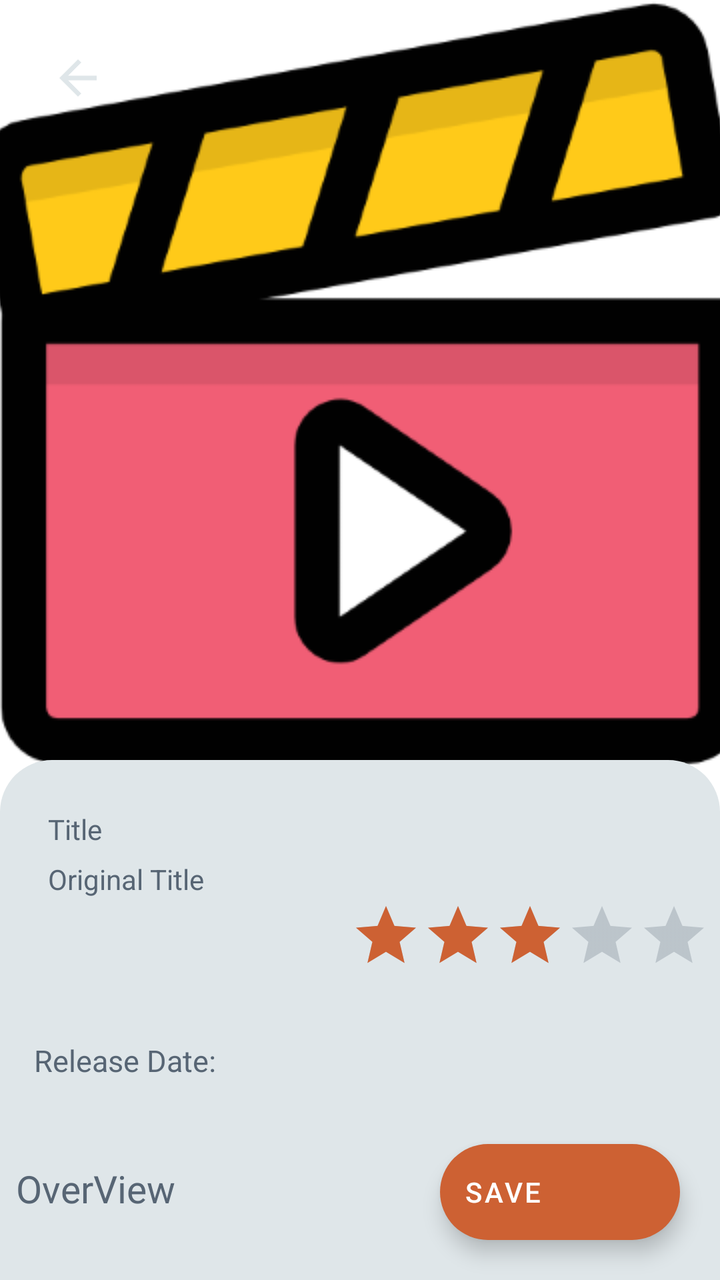
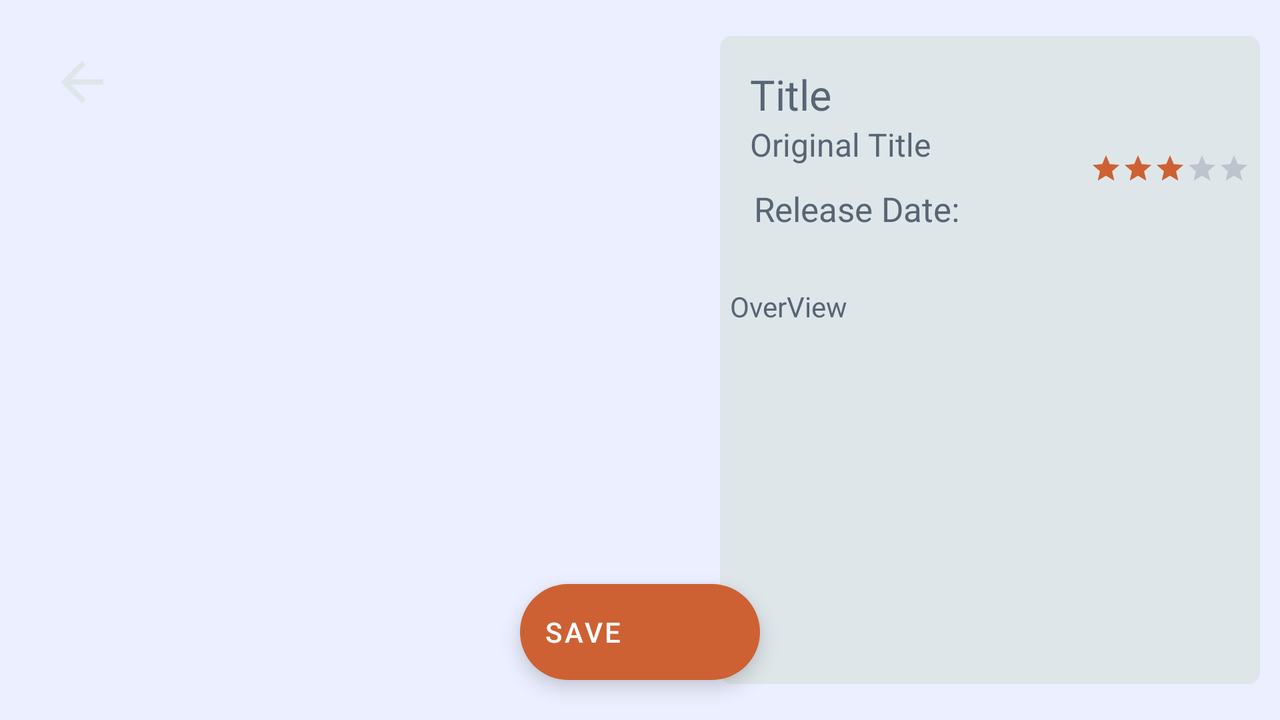

The same Android screen from two of the app's own layout files: first res/layout/ as a phone draws it, then the repository's variant for another configuration, drawn on a device whose configuration selects that folder. Both files follow.
<!-- AndroidManifest.xml: application theme Theme.MovieApp -->
<!-- res/layout/movie_detail_fragment.xml -->
<?xml version="1.0" encoding="utf-8"?>
<androidx.constraintlayout.motion.widget.MotionLayout xmlns:android="http://schemas.android.com/apk/res/android"
    xmlns:app="http://schemas.android.com/apk/res-auto"
    android:layout_width="match_parent"
    android:layout_height="match_parent"
    app:layoutDescription="@xml/movie_detail_fragment_scene">

    <androidx.appcompat.widget.AppCompatImageView
        android:id="@+id/ivPoster"
        android:layout_width="match_parent"
        android:layout_height="0dp"
        android:scaleType="centerCrop"
        android:src="@mipmap/logo"
        app:layout_constraintHeight_percent="0.6"
        app:layout_constraintStart_toStartOf="parent"
        app:layout_constraintTop_toTopOf="parent" />

    <androidx.appcompat.widget.AppCompatImageButton
        android:id="@+id/ibBack"
        android:layout_width="48dp"
        android:layout_height="48dp"
        android:layout_margin="15dp"
        android:backgroundTint="@android:color/transparent"
        android:scaleType="centerCrop"
        android:src="@drawable/back_arrow"
        app:layout_constraintStart_toStartOf="parent"
        app:layout_constraintTop_toTopOf="parent" />

    <Space
        android:id="@+id/spacer"
        android:layout_width="0dp"
        android:layout_height="wrap_content"
        android:layout_marginTop="380dp"
        app:layout_constraintEnd_toEndOf="parent"
        app:layout_constraintStart_toStartOf="parent"
        app:layout_constraintTop_toTopOf="parent" />

    <View
        android:id="@+id/view"
        android:layout_width="match_parent"
        android:layout_height="0dp"
        android:background="@drawable/detail_view_radius"
        app:layout_constraintBottom_toBottomOf="parent"
        app:layout_constraintTop_toBottomOf="@id/spacer" />

    <androidx.appcompat.widget.AppCompatTextView
        android:id="@+id/tvTitle"
        android:layout_width="match_parent"
        android:layout_height="90dp"
        android:layout_margin="25dp"
        android:fontFamily="@font/rubik_semi_bold"
        android:gravity="center"
        android:text="@string/title"
        android:textColor="?attr/colorPrimaryVariant"
        app:autoSizeMaxTextSize="18sp"
        app:autoSizeMinTextSize="13sp"
        app:autoSizeStepGranularity="1sp"
        app:autoSizeTextType="uniform"
        app:layout_constraintEnd_toEndOf="parent"
        app:layout_constraintStart_toStartOf="@id/view"
        app:layout_constraintTop_toTopOf="@id/view" />

    <androidx.appcompat.widget.AppCompatTextView
        android:id="@+id/tvOriginalTitle"
        android:layout_width="match_parent"
        android:layout_height="70dp"
        android:text="@string/original_title"
        android:textColor="?attr/colorPrimaryVariant"
        app:autoSizeMaxTextSize="17sp"
        app:autoSizeMinTextSize="11sp"
        app:autoSizeStepGranularity="1sp"
        app:autoSizeTextType="uniform"
        app:layout_constraintEnd_toEndOf="@id/tvTitle"
        app:layout_constraintStart_toStartOf="@id/tvTitle"
        app:layout_constraintTop_toBottomOf="@id/tvTitle" />

    <androidx.appcompat.widget.AppCompatTextView
        android:id="@+id/tvReleaseDate"
        android:layout_width="wrap_content"
        android:layout_height="wrap_content"
        android:layout_marginStart="17dp"
        android:layout_marginTop="140dp"
        android:text="@string/release_date"
        android:textColor="?attr/colorPrimaryVariant"
        android:textSize="15sp"
        app:layout_constraintStart_toStartOf="@id/view"
        app:layout_constraintTop_toTopOf="@id/view" />

    <androidx.appcompat.widget.AppCompatRatingBar
        android:id="@+id/rbMovieRating"
        style="?attr/ratingBarStyleIndicator"
        android:layout_width="0dp"
        android:layout_height="wrap_content"
        android:layout_marginTop="80dp"
        android:layout_marginEnd="5dp"
        android:isIndicator="true"
        android:progressBackgroundTint="@color/gray"
        android:progressTint="@color/orange"
        android:rating="3.0"
        app:layout_constraintEnd_toEndOf="@id/view"
        app:layout_constraintTop_toTopOf="@id/view" />

    <androidx.appcompat.widget.AppCompatTextView
        android:id="@+id/tvRating"
        android:layout_width="wrap_content"
        android:layout_height="wrap_content"
        android:fontFamily="@font/rubik_semi_bold"
        android:textColor="?attr/colorPrimaryVariant"
        android:textSize="16sp"
        app:layout_constraintEnd_toEndOf="@id/rbMovieRating"
        app:layout_constraintStart_toStartOf="@id/rbMovieRating"
        app:layout_constraintTop_toBottomOf="@id/rbMovieRating" />

    <androidx.recyclerview.widget.RecyclerView
        android:id="@+id/rvGenres"
        android:layout_width="match_parent"
        android:layout_height="0dp"
        android:layout_marginTop="8dp"
        android:padding="5dp"
        app:layout_constraintStart_toStartOf="parent"
        app:layout_constraintTop_toBottomOf="@id/tvReleaseDate" />

    <androidx.appcompat.widget.AppCompatTextView
        android:id="@+id/tvOverview"
        android:layout_width="match_parent"
        android:layout_height="120dp"
        android:layout_marginTop="15dp"
        android:fontFamily="@font/rubik_semi_bold"
        android:padding="8dp"
        android:text="@string/overview"
        android:textColor="?attr/colorPrimaryVariant"
        app:autoSizeMaxTextSize="19dp"
        app:autoSizeMinTextSize="13sp"
        app:autoSizeStepGranularity="2sp"
        app:autoSizeTextType="uniform"
        app:layout_constraintTop_toBottomOf="@id/rvGenres" />

    <androidx.appcompat.widget.AppCompatImageView
        android:id="@+id/ivCover"
        android:layout_width="match_parent"
        android:layout_height="0dp"
        android:padding="8dp"
        app:layout_constraintHeight_percent="0.4"
        app:layout_constraintTop_toBottomOf="@id/tvOverview" />

    <com.google.android.material.floatingactionbutton.ExtendedFloatingActionButton
        android:id="@+id/fabSave"
        android:layout_width="wrap_content"
        android:layout_height="wrap_content"
        android:layout_margin="20dp"
        android:focusableInTouchMode="false"
        android:text="@string/save"
        android:textColor="@color/white"
        app:backgroundTint="@color/orange"
        app:icon="@drawable/ic_add"
        app:iconTint="@color/white"
        app:layout_constraintBottom_toBottomOf="parent"
        app:layout_constraintEnd_toEndOf="parent" />


</androidx.constraintlayout.motion.widget.MotionLayout>
<!-- resources referenced by this layout -->
<resources>
  <color name="gray">#576574</color>
  <color name="orange">#cd6133</color>
  <color name="white">#FFFFFFFF</color>
  <!-- drawable back_arrow (drawable) -->
  <vector xmlns:android="http://schemas.android.com/apk/res/android"
      android:width="24dp"
      android:height="24dp"
      android:viewportWidth="24"
      android:viewportHeight="24"
      android:tint="?attr/colorSecondary"
      android:autoMirrored="true">
      <path
          android:fillColor="@android:color/white"
          android:pathData="M20,11H7.83l5.59,-5.59L12,4l-8,8 8,8 1.41,-1.41L7.83,13H20v-2z"/>
  </vector>
  <!-- drawable detail_view_radius (drawable) -->
  <?xml version="1.0" encoding="utf-8"?>
  <shape xmlns:android="http://schemas.android.com/apk/res/android"
      android:shape="rectangle">
      <corners
          android:topLeftRadius="26dp"
          android:topRightRadius="26dp" />
      <solid android:color="?attr/colorSecondary"/>
  
  </shape>
  <!-- mipmap logo: png bitmap (mipmap-hdpi, 9013 bytes) -->
  <string name="original_title">Original Title</string>
  <string name="overview">OverView</string>
  <string name="release_date">Release Date: </string>
  <string name="save">save</string>
  <string name="title">Title</string>
  <style name="Theme.MovieApp" parent="Theme.MaterialComponents.Light.NoActionBar">
          
          <item name="colorPrimary">@color/light_pink</item>
          <item name="colorPrimaryVariant">@color/gray</item>
          <item name="colorOnPrimary">@color/orange</item>
          
          <item name="colorSecondary">@color/light_gray</item>
          <item name="colorSecondaryVariant">@color/teal_700</item>
          <item name="colorOnSecondary">@color/black</item>
          
          <item name="android:statusBarColor" tools:targetApi="l">?attr/colorPrimaryVariant</item>
          
      </style>
  <color name="light_pink">#FAEBEFFF</color>
  <color name="light_gray">#dfe6e9</color>
  <color name="teal_700">#FF018786</color>
  <color name="black">#FF000000</color>
</resources>
<!-- res/layout-land/movie_detail_fragment.xml (the repository's variant of the layout above) -->
<!-- drawn on the phone turned sideways -->
<?xml version="1.0" encoding="utf-8"?>
<androidx.constraintlayout.widget.ConstraintLayout xmlns:android="http://schemas.android.com/apk/res/android"
    xmlns:app="http://schemas.android.com/apk/res-auto"
    android:layout_width="match_parent"
    android:layout_height="match_parent"
    android:background="?attr/colorPrimary">


    <androidx.appcompat.widget.AppCompatImageView
        android:id="@+id/ivPoster"
        android:layout_width="0dp"
        android:layout_height="0dp"
        android:layout_marginStart="30dp"
        android:scaleType="centerCrop"
        app:layout_constraintBottom_toBottomOf="parent"
        app:layout_constraintHeight_percent="0.8"
        app:layout_constraintStart_toStartOf="parent"
        app:layout_constraintTop_toTopOf="parent"
        app:layout_constraintWidth_percent="0.5" />

    <androidx.appcompat.widget.AppCompatImageButton
        android:id="@+id/ibBack"
        android:layout_width="32dp"
        android:layout_height="32dp"
        android:layout_margin="25dp"
        android:background="@android:color/transparent"
        android:scaleType="centerCrop"
        android:src="@drawable/back_arrow"
        app:layout_constraintStart_toStartOf="parent"
        app:layout_constraintTop_toTopOf="parent" />

    <View
        android:id="@+id/view"
        android:layout_width="0dp"
        android:layout_height="0dp"
        android:layout_margin="10dp"
        android:background="@drawable/landscape_detail_view_radius"
        app:layout_constraintBottom_toBottomOf="parent"
        app:layout_constraintEnd_toEndOf="parent"
        app:layout_constraintHeight_percent="0.9"
        app:layout_constraintStart_toEndOf="@id/ivPoster"
        app:layout_constraintTop_toTopOf="parent" />

    <androidx.appcompat.widget.AppCompatTextView
        android:id="@+id/tvTitle"
        android:layout_width="wrap_content"
        android:layout_height="wrap_content"
        android:layout_margin="15dp"
        android:fontFamily="@font/rubik_semi_bold"
        android:text="@string/title"
        android:textColor="?attr/colorPrimaryVariant"
        android:textSize="21sp"
        app:layout_constraintStart_toStartOf="@id/view"
        app:layout_constraintTop_toTopOf="@id/view" />

    <androidx.appcompat.widget.AppCompatTextView
        android:id="@+id/tvOriginalTitle"
        android:layout_width="wrap_content"
        android:layout_height="wrap_content"
        android:text="@string/original_title"
        android:textColor="?attr/colorPrimaryVariant"
        android:textSize="16sp"
        app:layout_constraintStart_toStartOf="@id/tvTitle"
        app:layout_constraintTop_toBottomOf="@id/tvTitle" />

    <androidx.appcompat.widget.AppCompatTextView
        android:id="@+id/tvReleaseDate"
        android:layout_width="wrap_content"
        android:layout_height="wrap_content"
        android:layout_marginStart="17dp"
        android:layout_marginTop="10dp"
        android:text="@string/release_date"
        android:textColor="?attr/colorPrimaryVariant"
        android:textSize="17sp"
        app:layout_constraintStart_toStartOf="@id/view"
        app:layout_constraintTop_toBottomOf="@id/tvOriginalTitle" />

    <androidx.appcompat.widget.AppCompatRatingBar
        android:id="@+id/rbMovieRating"
        style="?attr/ratingBarStyleSmall"
        android:layout_width="0dp"
        android:layout_height="wrap_content"
        android:layout_marginTop="15dp"
        android:layout_marginEnd="5dp"
        android:isIndicator="true"
        android:progressBackgroundTint="@color/gray"
        android:progressTint="@color/orange"
        android:rating="3.0"
        app:layout_constraintEnd_toEndOf="@id/view"
        app:layout_constraintTop_toBottomOf="@id/tvTitle" />

    <androidx.appcompat.widget.AppCompatTextView
        android:id="@+id/tvRating"
        android:layout_width="wrap_content"
        android:layout_height="wrap_content"
        android:fontFamily="@font/rubik_semi_bold"
        android:textColor="?attr/colorPrimaryVariant"
        android:textSize="13sp"
        app:layout_constraintEnd_toEndOf="@id/rbMovieRating"
        app:layout_constraintStart_toStartOf="@id/rbMovieRating"
        app:layout_constraintTop_toBottomOf="@id/rbMovieRating" />

    <androidx.recyclerview.widget.RecyclerView
        android:id="@+id/rvGenres"
        android:layout_width="0dp"
        android:layout_height="wrap_content"
        android:layout_marginTop="8dp"
        android:padding="5dp"
        app:layout_constraintEnd_toEndOf="@id/view"
        app:layout_constraintStart_toStartOf="@id/view"
        app:layout_constraintTop_toBottomOf="@id/tvReleaseDate" />

    <androidx.appcompat.widget.AppCompatTextView
        android:id="@+id/tvOverview"
        android:layout_width="0dp"
        android:layout_height="wrap_content"
        android:layout_marginTop="5dp"
        android:fontFamily="@font/rubik_semi_bold"
        android:padding="5dp"
        app:autoSizeMaxTextSize="18sp"
        app:autoSizeMinTextSize="12sp"
        app:autoSizeTextType="uniform"
        app:autoSizeStepGranularity="1dp"
        android:text="@string/overview"
        android:textColor="?attr/colorPrimaryVariant"
        app:layout_constraintEnd_toEndOf="@id/view"
        app:layout_constraintStart_toStartOf="@id/view"
        app:layout_constraintTop_toBottomOf="@id/rvGenres" />

    <com.google.android.material.floatingactionbutton.ExtendedFloatingActionButton
        android:id="@+id/fabSave"
        android:layout_width="wrap_content"
        android:layout_height="wrap_content"
        android:layout_margin="20dp"
        android:text="@string/save"
        android:textColor="@color/white"
        app:backgroundTint="@color/orange"
        app:icon="@drawable/ic_add"
        app:iconTint="@color/white"
        app:layout_constraintBottom_toBottomOf="parent"
        app:layout_constraintEnd_toEndOf="parent"
        app:layout_constraintStart_toStartOf="parent" />
</androidx.constraintlayout.widget.ConstraintLayout>
<!-- resources referenced by the variant -->
<!-- as the phone turned sideways resolves them -->
<resources>
  <color name="gray">#576574</color>
  <color name="orange">#cd6133</color>
  <color name="white">#FFFFFFFF</color>
  <!-- drawable back_arrow (drawable) -->
  <vector xmlns:android="http://schemas.android.com/apk/res/android"
      android:width="24dp"
      android:height="24dp"
      android:viewportWidth="24"
      android:viewportHeight="24"
      android:tint="?attr/colorSecondary"
      android:autoMirrored="true">
      <path
          android:fillColor="@android:color/white"
          android:pathData="M20,11H7.83l5.59,-5.59L12,4l-8,8 8,8 1.41,-1.41L7.83,13H20v-2z"/>
  </vector>
  <!-- drawable landscape_detail_view_radius (drawable) -->
  <?xml version="1.0" encoding="utf-8"?>
  <shape xmlns:android="http://schemas.android.com/apk/res/android"
      android:shape="rectangle">
  
      <corners android:radius="6dp" />
      <solid android:color="?attr/colorSecondary" />
  </shape>
  <string name="original_title">Original Title</string>
  <string name="overview">OverView</string>
  <string name="release_date">Release Date: </string>
  <string name="save">save</string>
  <string name="title">Title</string>
  <style name="Theme.MovieApp" parent="Theme.MaterialComponents.Light.NoActionBar">
          
          <item name="colorPrimary">@color/light_pink</item>
          <item name="colorPrimaryVariant">@color/gray</item>
          <item name="colorOnPrimary">@color/orange</item>
          
          <item name="colorSecondary">@color/light_gray</item>
          <item name="colorSecondaryVariant">@color/teal_700</item>
          <item name="colorOnSecondary">@color/black</item>
          
          <item name="android:statusBarColor" tools:targetApi="l">?attr/colorPrimaryVariant</item>
          
      </style>
  <color name="light_pink">#FAEBEFFF</color>
  <color name="light_gray">#dfe6e9</color>
  <color name="teal_700">#FF018786</color>
  <color name="black">#FF000000</color>
</resources>
